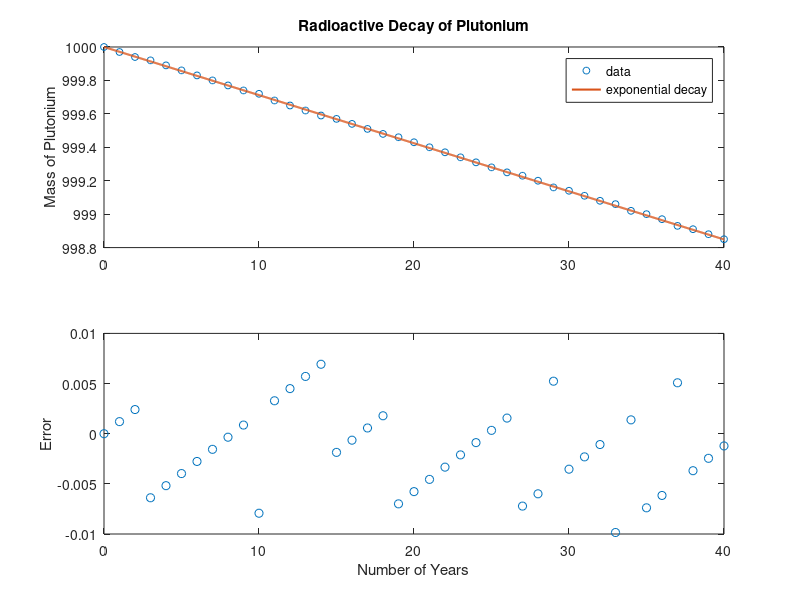

The MATLAB source for this figure: (Note: this script raises an error after producing the figure.)
% Hw 7
close all; clear all; clc
load('Plutonium.mat');
% Scorelator Problems PART I
% Problem 1: Central diff.
% t=10 -> t(11); Matlab index starts at 1!
dpdt1 = (P(11+1)-P(11-1))/(2*1);
save('A1.dat','dpdt1','-ascii')

%% Problem 2: Forward diff.
dpdt2 = (P(1+1)-P(1))/(1);
save('A2.dat','dpdt2','-ascii')

%% Problem 3: Backward diff.
dpdt3 = (P(41)-P(41-1))/(1);
save('A3.dat','dpdt3','-ascii')

%% Problem 4: Finite diff.s
dpdt4 = zeros(length(t),1);
dpdt4(1) = dpdt2;
for ii = 2:40
    dpdt4(ii) = (P(ii+1)-P(ii-1))/(2*1);
end
dpdt4(length(t)) = dpdt3;
save('A4.dat','dpdt4','-ascii')

%% Problem 5
decayrate = -1./P.*dpdt4;
% lambda
rateavg = sum(decayrate)/length(decayrate);
save('A5.dat','rateavg','-ascii')

%% Problem 6
halflife = log(2)/rateavg;
save('A6.dat','halflife','-ascii')

%% Problem 7
% Writeup Problem PART I
clf
% top axes
subplot(2,1,1)
xt = linspace(0,40,1000);
yt = 1000*exp(-rateavg.*xt);
plot(t,P,'o','MarkerSize',5)
hold on
plot(xt,yt,'Linewidth',1.5)
legend('data','exponential decay','Location','best')
ylabel('Mass of Plutonium')
title('Radioactive Decay of Plutonium')

% bottom axes
subplot(2,1,2)
ytp = 1000*exp(-rateavg.*t);
plot(t,ytp-P,'o')
ylabel('Error')
xlabel('Number of Years')
print(gcf,'-dpng','plutonium_decay.png');

%% Problem 8
% Scorelator Problems PART II
a = 1;
b = 3;
dx = 1;
xs = a:dx:b;
ys = exp(-xs.^2/2);
n = length(xs);
area8_1 = 0;
for ii = 1:n-1
    area8_1 = area8_1 + ys(ii)*dx;
end
save('B1.dat','area8_1','-ascii')

% left rect integration
area8_2s = [];
for ii = 0:16
    dx = 2^(-ii);
    xs = a:dx:b;
    ys = exp(-xs.^2/2);
    n = length(xs);
    area8_2s(ii+1) = 0;
    for jj = 1:n-1
        area8_2s(ii+1) = area8_2s(ii+1) + ys(jj)*dx;
    end
end
area8_2s = area8_2s.';
save('B2.dat','area8_2s','-ascii')

% Right rect integration
area8_3s = [];
for ii = 0:16
    dx = 2^(-ii);
    xs = a:dx:b;
    ys = exp(-xs.^2/2);
    n = length(xs);
    area8_3s(ii+1) = 0;
    for jj = 1:n-1
        area8_3s(ii+1) = area8_3s(ii+1) + ys(jj+1)*dx;
    end
end
area8_3s = area8_3s.';
save('B3.dat','area8_3s','-ascii')

%% Problem 9
% Trapezoid intgration
area8_4s = [];
for ii = 0:16
    dx = 2^(-ii);
    xs = a:dx:b;
    ys = exp(-xs.^2/2);
    n = length(xs);
    area8_4s(ii+1) = trapz(xs,ys);
end
area8_4s = area8_4s.';
save('B4.dat','area8_4s','-ascii')

%% Problem 10
% Simpson's Rule integration "by hand"
area8_5s = [];
for ii = 0:16
    dx = 2^(-ii);
    xs = a:dx:b;
    ys = exp(-xs.^2/2);
    n = length(xs);
    area8_5s(ii+1) = 0;
    for jj = 1:2:n-1                            %f0      %f1      %f2
        area8_5s(ii+1) = area8_5s(ii+1) + dx/3*(ys(jj)+4*ys(jj+1)+ys(jj+2));
    end
end
area8_5s = area8_5s.';
save('B5.dat','area8_5s','-ascii')

%% Problem 11
% Simpson's Rule by Matlab
simpans = integral(@(x) exp(-x.^2/2),a,b);
save('B6.dat','simpans','-ascii')

%% Problem 12
% Writeup Problem PART II
clf
% exact true integral value
syms x
truearea = int(exp(-x^2/2),x,a,b);
stepsize = [];
for ii = 0:16
    stepsize(ii+1) = 2^(-ii);
end
% left
loglog(stepsize,abs(area8_2s-truearea),'r.','MarkerSize',15)
hold on
% right
loglog(stepsize,abs(area8_3s-truearea),'b^','MarkerSize',8)
% trapezoid
loglog(stepsize,abs(area8_4s-truearea),'go')
% Simpson
loglog(stepsize,abs(area8_5s-truearea),'m+')
% left,right error follow O(h)
plot(stepsize,10^(-0.4)*stepsize,'k','Linewidth',2)
% trapezoid error follow O(h^2)
plot(stepsize,10^(-1.5)*stepsize.^2,'k--','Linewidth',2)
% Simpson error follow O(h^4)
plot(stepsize,10^(-4)*stepsize.^3,'k-.','Linewidth',2)
xlabel('Grid spacing')
ylabel('Error')
title('Error of Quadrature Schemes')
legend('Left Rect. Inegration','Right Rect. Inegration','Trapezoid Inegration',"Simpson's Rule",'O(h)','O(h\^2)','O(h\^4)','Location','southeast')
% Machine Precision
% HandleVisibility, off makes plot not show on legend
plot(stepsize,ones(length(stepsize))*10^(-16),'HandleVisibility','off')
print(gcf,'-dpng','quadrature_errors.png');
